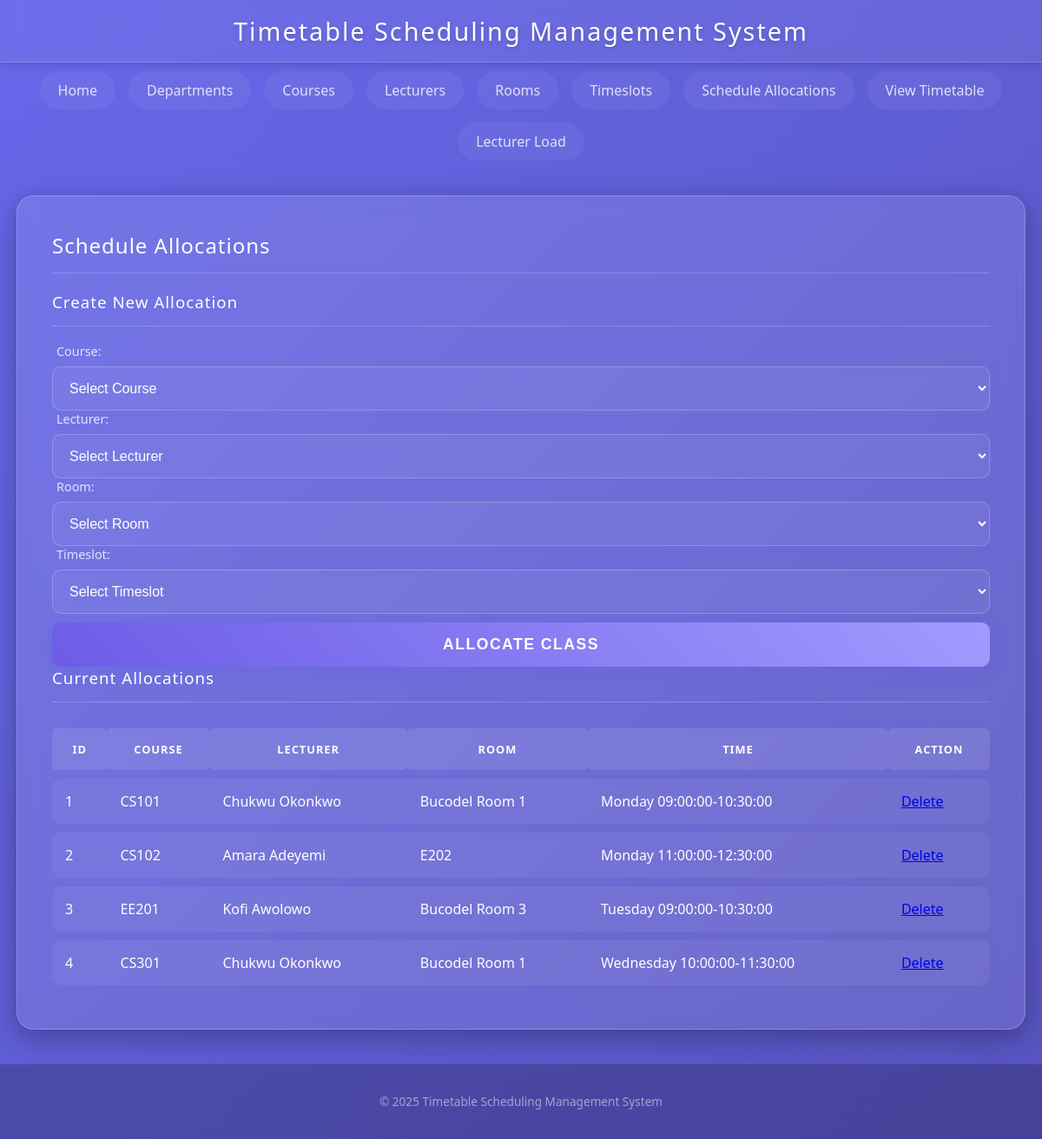
Page /schedule.php on the committed database.
### tables this page shows
CREATE TABLE schedule_allocations (
    allocation_id INT AUTO_INCREMENT,
    course_id INT NOT NULL,
    lecturer_id INT NOT NULL,
    room_id INT NOT NULL,
    timeslot_id INT NOT NULL,
    PRIMARY KEY (allocation_id)
);

CREATE TABLE courses (
    course_id INT AUTO_INCREMENT,
    course_code VARCHAR(20) NOT NULL UNIQUE,
    course_title VARCHAR(100) NOT NULL,
    credits INT NOT NULL,
    dept_id INT,
    PRIMARY KEY (course_id)
);

CREATE TABLE lecturers (
    lecturer_id INT AUTO_INCREMENT,
    first_name VARCHAR(50) NOT NULL,
    last_name VARCHAR(50) NOT NULL,
    email VARCHAR(100) NOT NULL UNIQUE,
    dept_id INT,
    PRIMARY KEY (lecturer_id)
);

CREATE TABLE rooms (
    room_id INT AUTO_INCREMENT,
    room_name VARCHAR(50) NOT NULL UNIQUE,
    capacity INT NOT NULL,
    room_type ENUM('Lecture Hall', 'Laboratory', 'Seminar Room') NOT NULL,
    PRIMARY KEY (room_id)
);

CREATE TABLE timeslots (
    timeslot_id INT AUTO_INCREMENT,
    day_of_week ENUM('Monday', 'Tuesday', 'Wednesday', 'Thursday', 'Friday', 'Saturday', 'Sunday') NOT NULL,
    start_time TIME NOT NULL,
    end_time TIME NOT NULL,
    PRIMARY KEY (timeslot_id),
    CONSTRAINT unique_timeslot UNIQUE (day_of_week, start_time, end_time)
);

### schedule.php (the view, shortened to what this page needs)
<?php include 'header.php'; include 'db_connect.php'; ?>
<h2>Schedule Allocations</h2>
<form method="post" action="">
    <h3>Create New Allocation</h3>
    <label>Course:</label>
    <select name="course_id" required>
        <option value="">Select Course</option>
    </select>
    <label>Lecturer:</label>
    <select name="lecturer_id" required>
        <option value="">Select Lecturer</option>
    </select>
    <label>Room:</label>
    <select name="room_id" required>
        <option value="">Select Room</option>
    </select>
    <label>Timeslot:</label>
    <select name="timeslot_id" required>
        <option value="">Select Timeslot</option>
    </select>
    <input type="submit" value="Allocate Class">
</form>
<h3>Current Allocations</h3>
<table>
    <tr>
        <th>ID</th>
        <th>Course</th>
        <th>Lecturer</th>
        <th>Room</th>
        <th>Time</th>
        <th>Action</th>
    </tr>
    <?php
    $sql = "SELECT sa.allocation_id, c.course_code, l.first_name, l.last_name, r.room_name, t.day_of_week, t.start_time, t.end_time
            FROM schedule_allocations sa
            JOIN courses c ON sa.course_id = c.course_id
            JOIN lecturers l ON sa.lecturer_id = l.lecturer_id
            JOIN rooms r ON sa.room_id = r.room_id
            JOIN timeslots t ON sa.timeslot_id = t.timeslot_id
            ORDER BY t.day_of_week, t.start_time";
    $result = $conn->query($sql);
    if ($result->num_rows > 0) {
        while($row = $result->fetch_assoc()) {
            echo "<tr>
                    <td>" . $row["allocation_id"]. "</td>
                    <td>" . $row["course_code"]. "</td>
                    <td>" . $row["first_name"] . " " . $row["last_name"] . "</td>
                    <td>" . $row["room_name"]. "</td>
                    <td>" . $row["day_of_week"] . " " . $row["start_time"] . "-" . $row["end_time"] . "</td>
                    <td><a href='schedule.php?delete=" . $row["allocation_id"] . "' onclick='return confirm(\"Are you sure?\")'>Delete</a></td>
                  </tr>";
        }
    } else {
        echo "<tr><td colspan='6'>No allocations found</td></tr>";
    }
    ?>
</table>
<?php include 'footer.php'; ?>

### style.css (style rules this page uses)
:root { --glass-bg: rgba(255, 255, 255, 0.1); --glass-border: 1px solid rgba(255, 255, 255, 0.2); --glass-shadow: 0 8px 32px 0 rgba(0, 0, 0, 0.3); --backdrop-blur: blur(12px); --text-color: #ffffff; --primary-color: #a29bfe; --accent-color: #00cec9; --error-color: #ff7675; --success-color: #55efc4; --gradient-bg: linear-gradient(135deg, #6668ea 0%, #2a153f 100%); }
body { font-family: 'Segoe UI', 'Roboto', Helvetica, Arial, sans-serif; background: var(--gradient-bg); background-size: 400% 400%; animation: gradientBG 15s ease infinite; margin: 0; padding: 0; min-height: 100vh; color: var(--text-color); display: flex; flex-direction: column; }
h2, h3 { color: white; border-bottom: 1px solid rgba(255, 255, 255, 0.2); padding-bottom: 15px; margin-top: 0; font-weight: 400; letter-spacing: 1px; }
form { background: transparent; padding: 0; border: none; }
input[type=text], input[type=number], input[type=email], input[type=time], input[type=password], select { width: 100%; padding: 15px; background: rgba(255, 255, 255, 0.05); border: 1px solid rgba(255, 255, 255, 0.2); border-radius: 10px; color: white; font-size: 1rem; outline: none; transition: all 0.3s; box-sizing: border-box; }
label { display: block; margin-bottom: 8px; font-weight: 500; color: rgba(255, 255, 255, 0.8); font-size: 0.9rem; margin-left: 5px; }
select option { background: #2d3436; color: white; }
input[type=submit], .btn { width: 100%; background: linear-gradient(45deg, #6c5ce7, #a29bfe); color: white; padding: 15px; border: none; border-radius: 10px; font-size: 1.1rem; font-weight: 600; cursor: pointer; transition: all 0.3s ease; text-transform: uppercase; letter-spacing: 1.5px; margin-top: 10px; box-shadow: 0 4px 15px rgba(108, 92, 231, 0.4); }
table { width: 100%; border-collapse: separate; border-spacing: 0 10px; margin-top: 20px; }
th { background: rgba(255, 255, 255, 0.1); color: white; padding: 15px; text-transform: uppercase; font-size: 0.8rem; letter-spacing: 1px; border-radius: 5px; }
td { background: rgba(255, 255, 255, 0.05); padding: 15px; transition: all 0.2s; }
input[type=time], input[type=password], select { width: 100%; padding: 15px; background: rgba(255, 255, 255, 0.05); border: 1px solid rgba(255, 255, 255, 0.2); border-radius: 10px; color: white; font-size: 1rem; outline: none; transition: all 0.3s; box-sizing: border-box; }
tr td:first-child { border-top-left-radius: 10px; border-bottom-left-radius: 10px; }
tr td:last-child { border-top-right-radius: 10px; border-bottom-right-radius: 10px; }

### rows in the picture
schedule_allocations: allocation_id "1", course.course_code "CS101", lecturer.first_name "Chukwu", lecturer.last_name "Okonkwo", room.room_name "Bucodel Room 1", timeslot.day_of_week "Monday", timeslot.start_time "09:00:00", timeslot.end_time "10:30:00"
schedule_allocations: allocation_id "2", course.course_code "CS102", lecturer.first_name "Amara", lecturer.last_name "Adeyemi", room.room_name "E202", timeslot.day_of_week "Monday", timeslot.start_time "11:00:00", timeslot.end_time "12:30:00"
schedule_allocations: allocation_id "3", course.course_code "EE201", lecturer.first_name "Kofi", lecturer.last_name "Awolowo", room.room_name "Bucodel Room 3", timeslot.day_of_week "Tuesday", timeslot.start_time "09:00:00", timeslot.end_time "10:30:00"
schedule_allocations: allocation_id "4", course.course_code "CS301", lecturer.first_name "Chukwu", lecturer.last_name "Okonkwo", room.room_name "Bucodel Room 1", timeslot.day_of_week "Wednesday", timeslot.start_time "10:00:00", timeslot.end_time "11:30:00"
